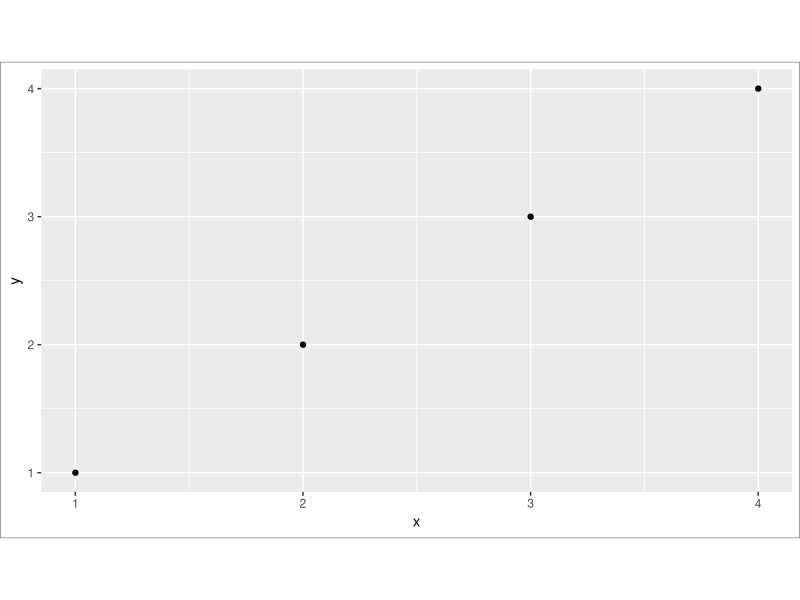

The R source for this figure:
library(ggplot2)
df <- data.frame(x = 1:4, y = 1:4, z = rep(c("a", "b"), each = 2))
#The rep() function in R is used to replicate or repeat elements of a vector.
base <- ggplot(df, aes(x, y)) + geom_point()
base2 <- base + theme(plot.background = element_rect(colour = "grey50"))
# Wide screen
base2 + theme(aspect.ratio = 9 / 16)
